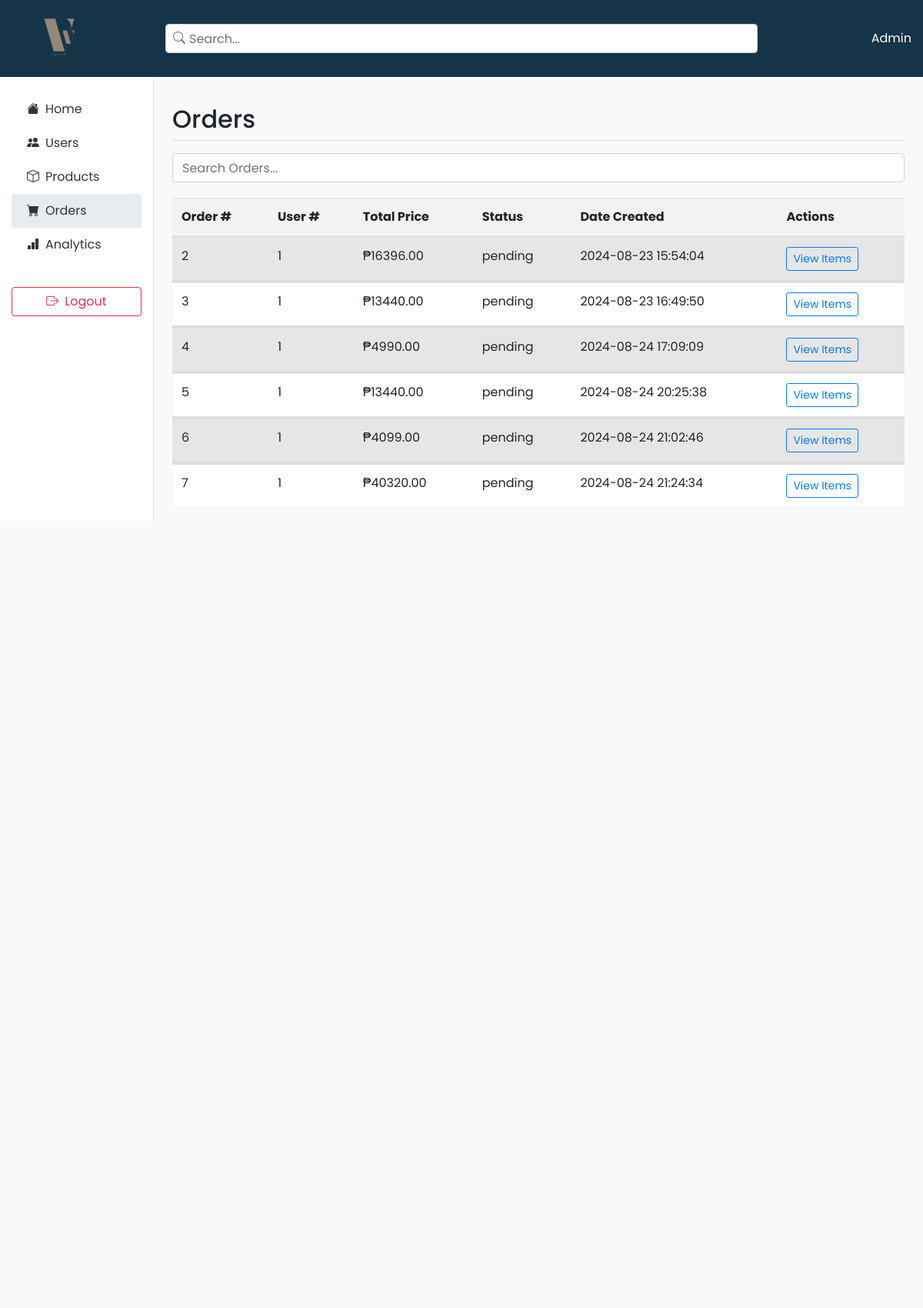
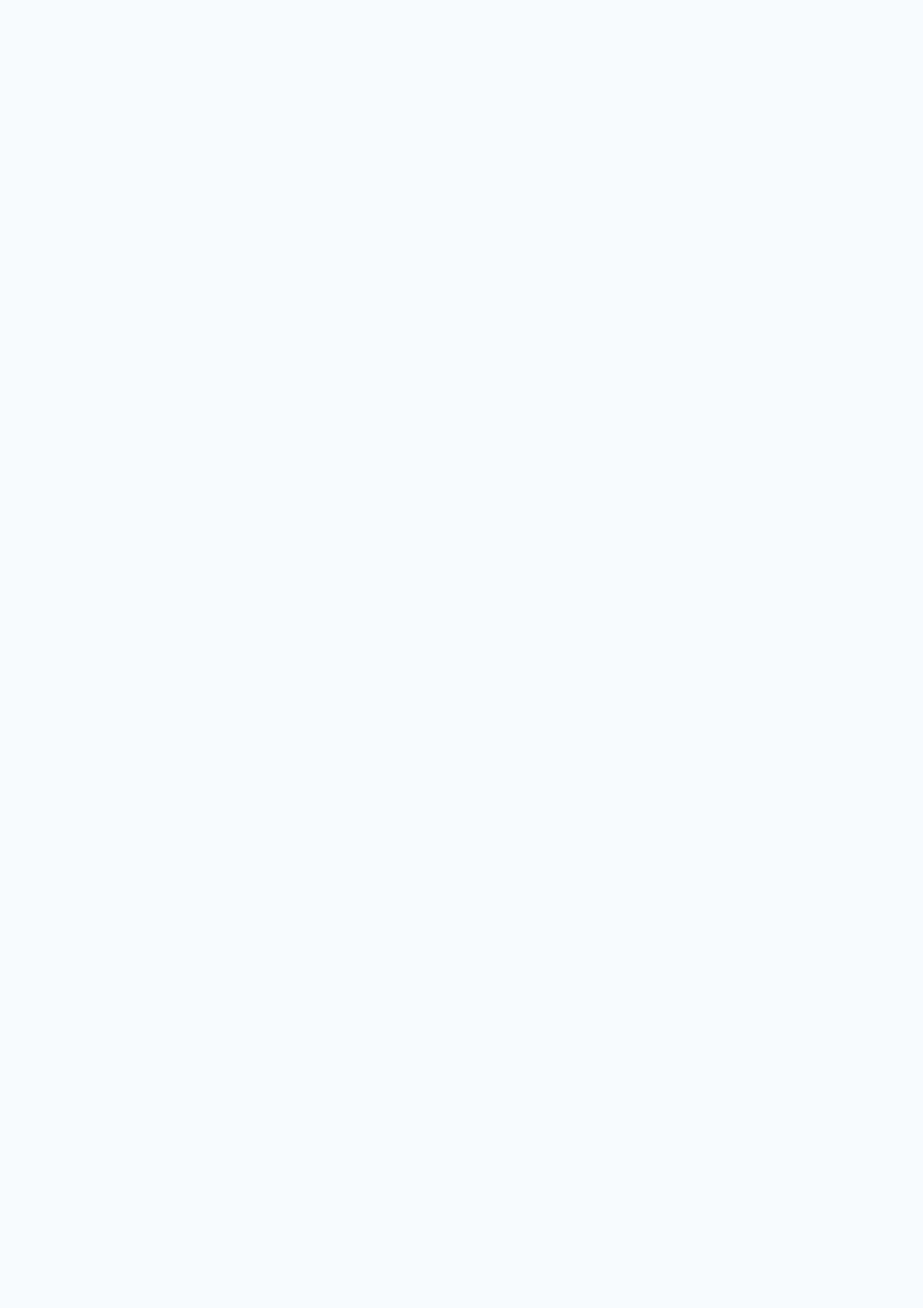
The page /admin/admin_orders.php (signed in, upper part) on the database its author committed (2 pictures, top to bottom).
### tables this page shows
CREATE TABLE `orders` (
  `id` int(11) NOT NULL,
  `user_id` int(11) NOT NULL,
  `product_id` int(11) DEFAULT NULL,
  `quantity` int(11) DEFAULT NULL,
  `total_price` decimal(10,2) NOT NULL,
  `status` enum('pending','processing','shipped','delivered','cancelled') NOT NULL DEFAULT 'pending',
  `created_at` timestamp NOT NULL DEFAULT current_timestamp() ON UPDATE current_timestamp(),
  `shipping_address` text DEFAULT NULL,
  `payment_method` varchar(50) DEFAULT NULL
);

### admin/admin_orders.php (the view, shortened to what this page needs)
<?php
require_once '../includes/connection.php';
$sql = "SELECT * FROM orders";
$stmt = $pdo->query($sql);
?>
<!DOCTYPE html>
<html lang="en">
<head>
    <link href="../assets/css/bootstrap.min.css" rel="stylesheet">
    <link rel="stylesheet" href="https://cdn.jsdelivr.net/npm/bootstrap-icons@1.10.5/font/bootstrap-icons.css">
    <link rel="stylesheet" href="../assets/fonts/poppins.css">
    <link rel="stylesheet" href="../assets/css/style.css">
</head>
<body>
    <div class="page-container">
        <div class="content-wrap">
            <div class="top-bar">
                <div class="container-fluid">
                    <div class="row align-items-center">
                        <div class="col-md-3 col-lg-2">
                            <a href="admin_panel.php" class="logo">
                                <img src="../assets/images/logowhitelctransparent.png" style="max-height: 80px; width: auto;">
                            </a>
                        </div>
                        <div class="col-md-6 col-lg-8">
                            <div class="search-bar">
                                <i class="bi bi-search text-muted"></i>
                                <input type="text" class="form-control" id="searchInput" placeholder="Search...">
                            </div>
                        </div>
                        <div class="col-md-3 col-lg-2 text-end">
                            <span class="text-white">Admin</span>
                        </div>
                    </div>
                </div>
            </div>
            <div class="container-fluid">
                <div class="row">
                    <nav class="col-md-3 col-lg-2 d-md-block sidebar collapse">
                        <div class="position-sticky">
                            <ul class="nav flex-column">
                                <li class="nav-item">
                                    <a class="nav-link" href="./admin_panel.php">
                                        <i class="bi bi-house-fill me-2"></i>Home
                                    </a>
                                </li>
                                <li class="nav-item">
                                    <a class="nav-link" href="./admin_users.php">
                                        <i class="bi bi-people-fill me-2"></i>Users
                                    </a>
                                </li>
                                <li class="nav-item">
                                    <a class="nav-link" href="./admin_products.php">
                                        <i class="bi bi-box me-2"></i>Products
                                    </a>
                                </li>
                                <li class="nav-item">
                                    <a class="nav-link active" href="./admin_orders.php">
                                        <i class="bi bi-cart-fill me-2"></i>Orders
                                    </a>
                                </li>
                                <li class="nav-item">
                                    <a class="nav-link" href="./admin_analytics.php">
                                        <i class="bi bi-bar-chart-fill me-2"></i>Analytics
                                    </a>
                                </li>
                            </ul>
                            <hr>
                            <div class="d-flex align-items-center justify-content-center">
                                <a href="../logout.php" class="btn btn-outline-danger w-100">
                                    <i class="bi bi-box-arrow-right me-2"></i>Logout
                                </a>
                            </div>
                        </div>
                    </nav>
                    <main class="col-md-9 ms-sm-auto col-lg-10 px-md-4 main-content">
                        <div class="d-flex justify-content-between flex-wrap flex-md-nowrap align-items-center pt-3 pb-2 mb-3 border-bottom">
                            <h2>Orders</h2>
                        </div>
                        <input type="text" id="search" class="form-control" placeholder="Search Orders..." onkeyup="searchTable()">
                        <div class="table-container">
                            <table id="ordersTable" class="table table-striped table-hover">
                                <thead>
                                    <tr>
                                        <th>Order #</th>
                                        <th>User #</th>
                                        <th>Total Price</th>
                                        <th>Status</th>
                                        <th>Date Created</th>
                                        <th>Actions</th>
                                    </tr>
                                </thead>
                                <tbody>
                                    <?php
                                    if ($stmt) {
                                        while ($row = $stmt->fetch(PDO::FETCH_ASSOC)) {
                                            echo "<tr>";
                                            echo "<td>" . htmlspecialchars($row["id"]) . "</td>";
                                            echo "<td>" . htmlspecialchars($row["user_id"]) . "</td>";
                                            echo "<td>₱" . htmlspecialchars($row["total_price"]) . "</td>";
                                            echo "<td>" . htmlspecialchars($row["status"]) . "</td>";
                                            echo "<td>" . htmlspecialchars($row["created_at"]) . "</td>";
                                            echo "<td><button class='btn btn-sm btn-outline-primary view-order' data-order-id='" . htmlspecialchars($row["id"]) . "'>View Items</button></td>";
                                            echo "</tr>";
                                        }
                                    } else {
                                        echo "<tr><td colspan='6'>No orders found</td></tr>";
                                    }
                                    ?>
                                </tbody>
                            </table>
                        </div>
                    </main>
                </div>
            </div>
        </div>
    </div>
</body>
</html>

### assets/css/style.css (style rules this page uses)
html, body, div, span, applet, object, iframe, h1, h2, h3, h4, h5, h6, p, blockquote, div pre, a, abbr, acronym, address, big, cite, code, del, dfn, em, font, img, ins, kbd, q, s, samp, small, strike, strong, sub, sup, tt, var, b, u, i, center, dl, dt, dd, ol, ul, li, figure, header, nav, section, article, aside, footer, figcaption { margin: 0; padding: 0; border: 0; outline: 0; }
ul, li { padding: 0; margin: 0; list-style: none; }
header, nav, section, article, aside, footer, hgroup { display: block; }
* { box-sizing: border-box; }
html, body { font-family: 'Poppins', sans-serif; font-weight: 400; background-color: #fff; font-size: 16px; -ms-text-size-adjust: 100%; -webkit-font-smoothing: antialiased; -moz-osx-font-smoothing: grayscale; }
a { text-decoration: none !important; }
h1, h2, h3, h4, h5, h6 { margin-top: 0px; margin-bottom: 0px; }
ul { margin-bottom: 0px; }
html, body { background: #fff; font-family: 'Poppins', sans-serif; }

### admin/admin_orders.php (style rules this page uses)
body { font-family: 'Poppins', sans-serif; background-color: #f8f9fa; }
html, body { height: 100%; margin: 0; overflow: hidden; }
.page-container { display: flex; flex-direction: column; min-height: 100vh; }
.content-wrap { flex: 1 0 auto; }
main { padding-bottom: 20px; }
.sidebar { height: auto; max-height: calc(100vh - 100px); overflow-y: auto; background-color: white; border-right: 1px solid #dee2e6; padding-top: 20px; }
.sidebar .nav-link { color: #333; padding: 10px 20px; }
.sidebar .nav-link.active { background-color: #e9ecef; }
.top-bar { background-color: #153448; padding: 10px 0; }
.search-bar { position: relative; }
.search-bar input { padding-left: 30px; }
.search-bar .bi-search { position: absolute; top: 50%; left: 10px; transform: translateY(-50%); }
.main-content { margin-top: 20px; }
table { width: 100%; border-collapse: collapse; background-color: #fff; box-shadow: 0px 2px 4px rgba(0, 0, 0, 0.1); }
.table-container { max-height: 400px; overflow-y: auto; }
.table-container table { width: 100%; border-collapse: separate; border-spacing: 0; }
.table-container thead th { position: sticky; top: 0; background-color: #f2f2f2; z-index: 1; }
th, td { padding: 12px; text-align: left; border-bottom: 1px solid #ddd; }
th { background-color: #f2f2f2; color: #333; }
#search { margin-bottom: 20px; }

### rows shown on the page
orders: id "2", user "1", total_price "16396.00", status "pending", created_at "2024-08-23 15:54:04"
orders: id "3", user "1", total_price "13440.00", status "pending", created_at "2024-08-23 16:49:50"
orders: id "4", user "1", total_price "4990.00", status "pending", created_at "2024-08-24 17:09:09"
orders: id "5", user "1", total_price "13440.00", status "pending", created_at "2024-08-24 20:25:38"
orders: id "6", user "1", total_price "4099.00", status "pending", created_at "2024-08-24 21:02:46"
orders: id "7", user "1", total_price "40320.00", status "pending", created_at "2024-08-24 21:24:34"
